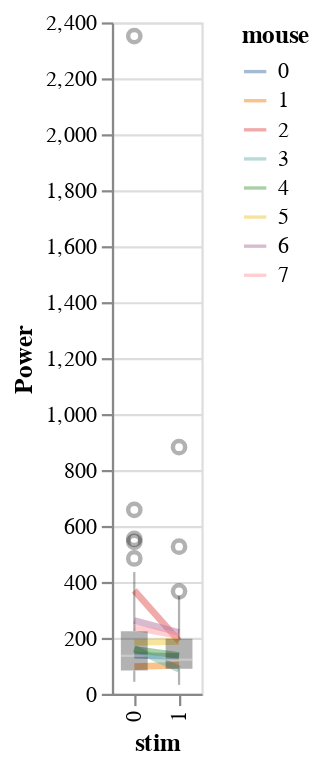

Notebook code cell kept with this figure:
### Code cell
reload(visualization)
visualization.plot_data(df=df,x='stim',y='Power',color='mouse')

### Figure 1 — Vega-Lite specification as saved in the notebook (floating-point values rounded to 4 significant figures; data arrays with more than 128 entries replaced by an {"elided": "..."} marker saying what was removed)
{"config": {"view": {"continuousWidth": 400, "continuousHeight": 300}}, "layer": [{"mark": {"type": "line", "fill": null, "opacity": 0.5, "size": 3}, "encoding": {"color": {"type": "nominal", "field": "mouse"}, "x": {"type": "ordinal", "field": "stim"}, "y": {"type": "quantitative", "aggregate": "mean", "field": "Power", "scale": {"zero": false}}}}, {"mark": {"type": "boxplot", "color": "black", "opacity": 0.3, "size": 12}, "encoding": {"x": {"type": "ordinal", "field": "stim"}, "y": {"type": "quantitative", "field": "Power", "scale": {"zero": false}}}}], "data": {"name": "data-c13101e1d1ed449b0825c3e50728270d"}, "$schema": "https://vega.github.io/schema/vega-lite/v4.8.1.json", "datasets": {"data-c13101e1d1ed449b0825c3e50728270d": {"elided": "160 records"}}}
